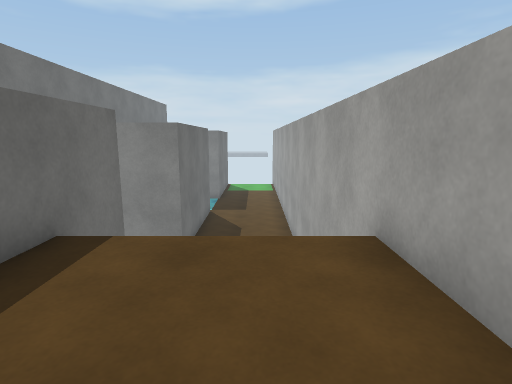
View 1 (above)

18 first-person views from a walk through a scene from a Unity 3-D project. The camera is 1.2 m above the floor, tilts 10° down and sees 80° across. The floor is counted in squares, 1 m on a side. Each view is taken from the middle of a square. On the plan, view 1 faces up. The plan holds only what a view shows up to about 13 squares ahead; the rest is blank. The place goes on beyond the plan. The player character is not drawn. Some surface patterns are stand-ins.

View 2
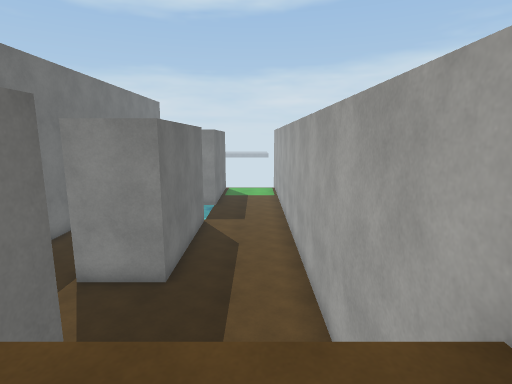

View 3
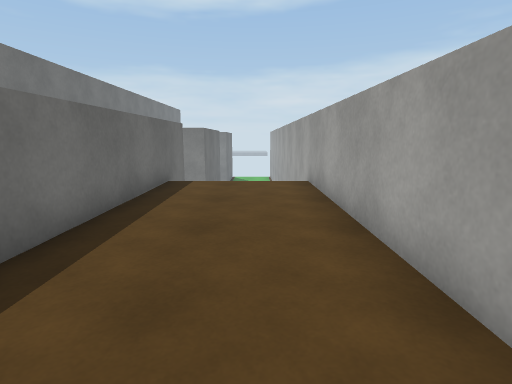

View 4
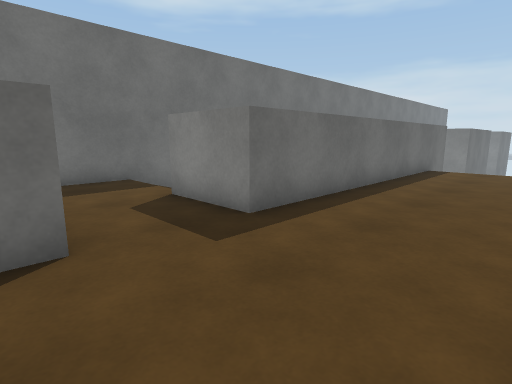

View 5
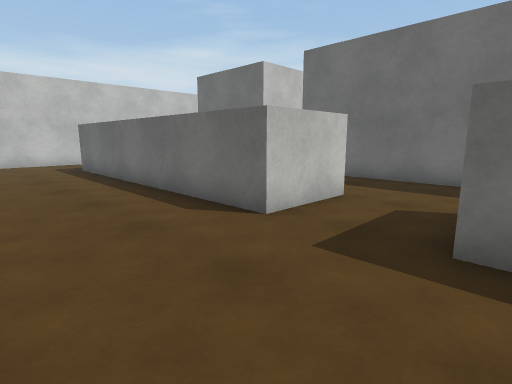

View 6
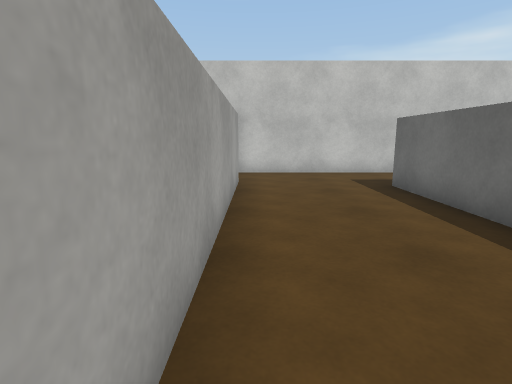

View 7
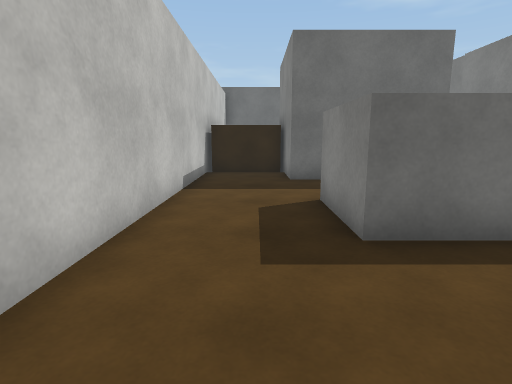

View 8
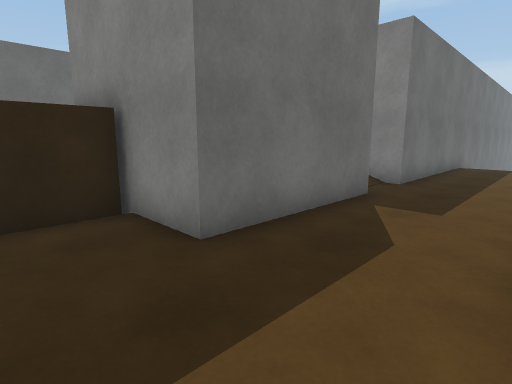

View 9
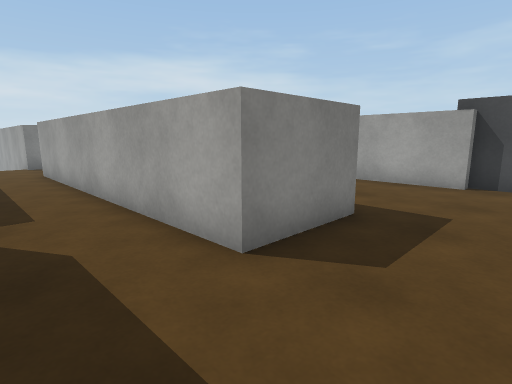

View 10
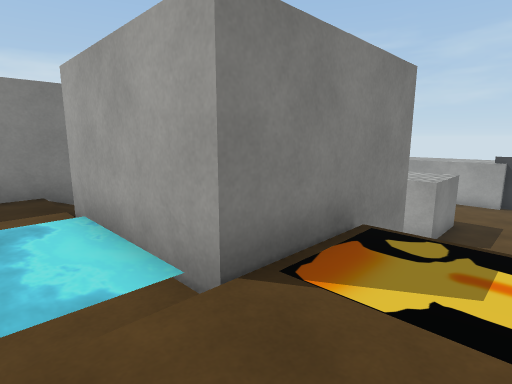

View 11
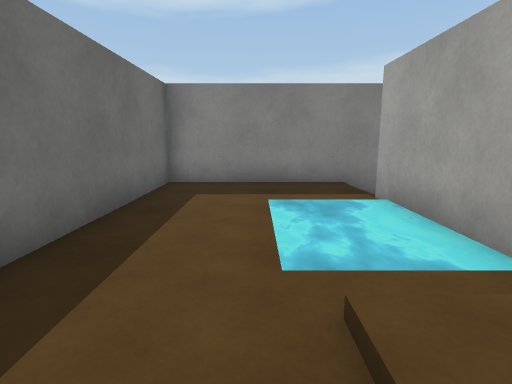

View 12
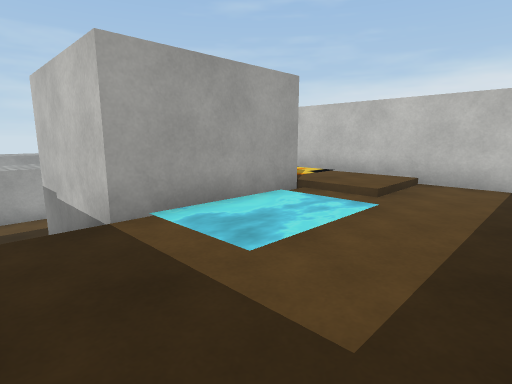

View 13
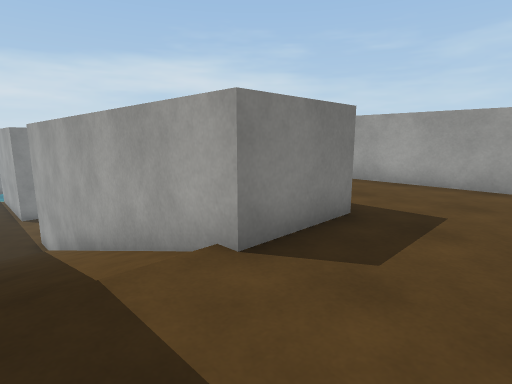

View 14
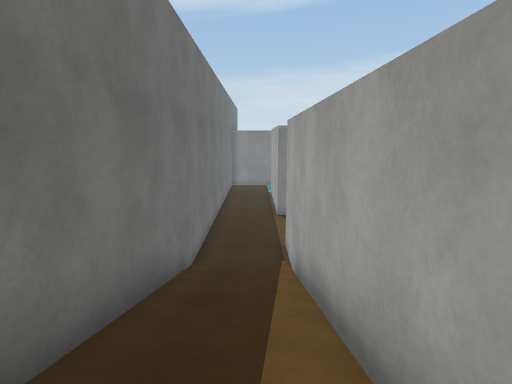

View 15
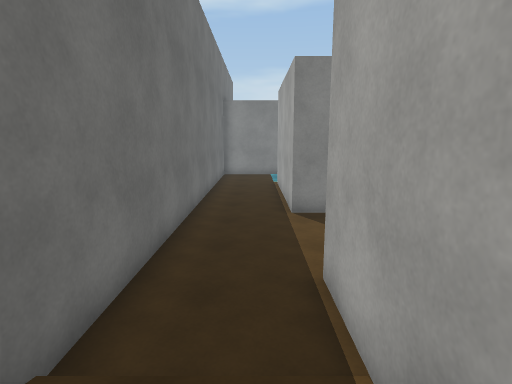

View 16
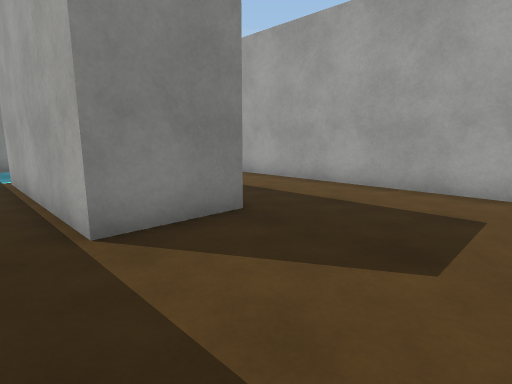

View 17
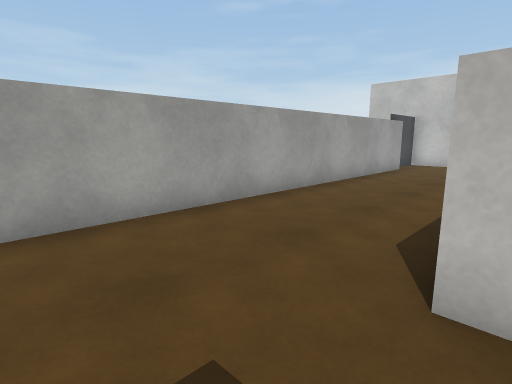

View 18
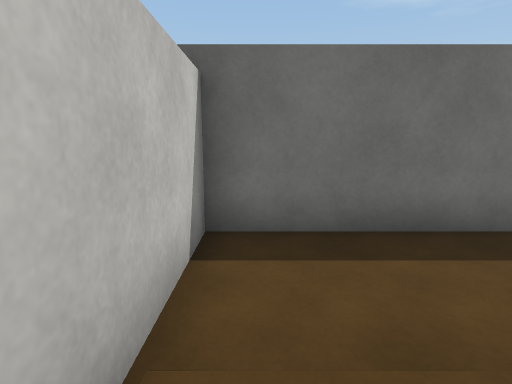

### Floor plan
Key: @ floor where view 1 was taken; # wall or solid block; . main floor; : floor 1.5 m higher than the main floor; + floor 1.75 m higher than the main floor; - floor 2.75 m lower than the main floor; / step, stairs or slope; ~ water the walk can cross; ^ raised ledge.
Columns run from 18 left of view 1 to 2 right of it. Each row starts with its distance up from view 1.
 12           #--###----#
 11           #--###----#
 10           #--###----#
  9           #---------#
  8           #---------#
  7           #---------#
  6           #-------- #
  5           #--###    #
  4           #--###----#
  3           #//###....^
  2           #//###....^
  1           #//###....^
  0           #//###..@.^
 -1           #//###....^
 -2           #//###....^
 -3           #//# ^....^
 -4           #//# ^....^
 -5           #//^^^....^
 -6           #.........^
 -7           #.........^
 -8           #.........^
 -9           #..^^^....^
-10           #..^ ^....^
-11 #######  ##..^ ^....^
-12 #:::::////...^ ^....^
-13 #:::::/   ...^^^....^
-14 #:::::#####..^^^....^
-15 #:::~~#   #..^ ^....^
-16 #:::~~#   #..^ ^....^
-17 #:::~~#   #..^^^....^
-18 #::://#####.........^
-19 #:::+++++...........#
-20 #:::++++ ...........#
-21 #####################

Positions as (right, up) in squares from view 1, and headings:
1: (0, 0), facing up
2: (0, 2), facing up
3: (0, -5), facing up
4: (1, -9), facing up-left
5: (1, -5), facing down-left
6: (1, -10), facing down
7: (1, -19), facing left
8: (-5, -20), facing up-left
9: (-7, -20), facing up-right
10: (-14, -20), facing up-right
11: (-15, -20), facing up
12: (-17, -12), facing down-right
13: (-7, -8), facing up-right
14: (-6, -5), facing up
15: (-6, 1), facing up
16: (-6, 6), facing up-right
17: (-3, -6), facing down-right
18: (-13, -20), facing left
